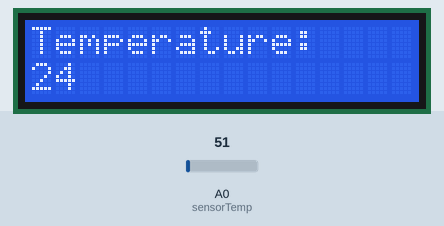
This sketch was run on a simulated Arduino Uno, built with avr-gcc and run on an emulated ATmega328P. Shown: 16×2 character LCD. The test bench sets the inputs (shaded band); at power-on: A0 (sensorTemp) = 51. What the sketch prints to the serial monitor is not drawn.

Above: at 1.2 s.
1.3 s: A0 (sensorTemp) set to 61
At 2.8 s:
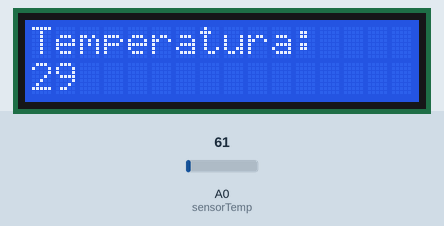
4.5 s: A0 (sensorTemp) set to 71
At 6.7 s:
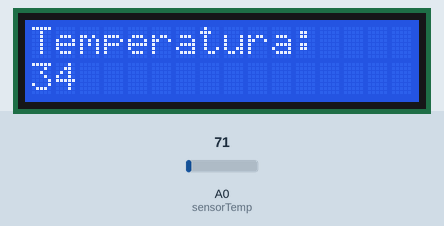
8.5 s: A0 (sensorTemp) set to 86
At 10.9 s:
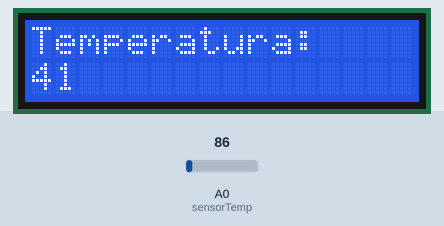
Timing chart, 0 to 12.4 s (numbered marks = the images above; inputs shaded):
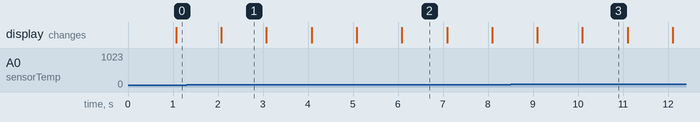

The sketch:

LCD.ino
```cpp
#include <LiquidCrystal.h>

LiquidCrystal lcd(12, 11 , 5 , 4, 3, 2);

const int sensorTemp = A0;
int tempC;

void setup() {
  // put your setup code here, to run once:
  Serial.begin(9600);
  lcd.begin(16, 2); //Inicializamos nuestro LCD
}

void loop() {
  // put your main code here, to run repeatedly:
  tempC = analogRead(sensorTemp);
  tempC = tempC*0.48828125;
  Serial.println(tempC);
  lcd.setCursor(0, 0);
  lcd.print("Temperatura:");
  lcd.setCursor(0, 1);
  lcd.print(tempC);
  delay(1000);
  lcd.clear();
  lcd.setCursor(0, 0);
  lcd.print("Temperature:");
  lcd.setCursor(0, 1);
  lcd.print(tempC);
  delay(1000);
}
```

Measured:
- after the input at 1.3 s, the display: changes after 0.77 s (image 1)
- after the input at 4.5 s, the display: first differs from a run without the input after 1.6 s (image 2)
- after the input at 8.5 s, the display: first differs from a run without the input after 1.6 s (image 3)
